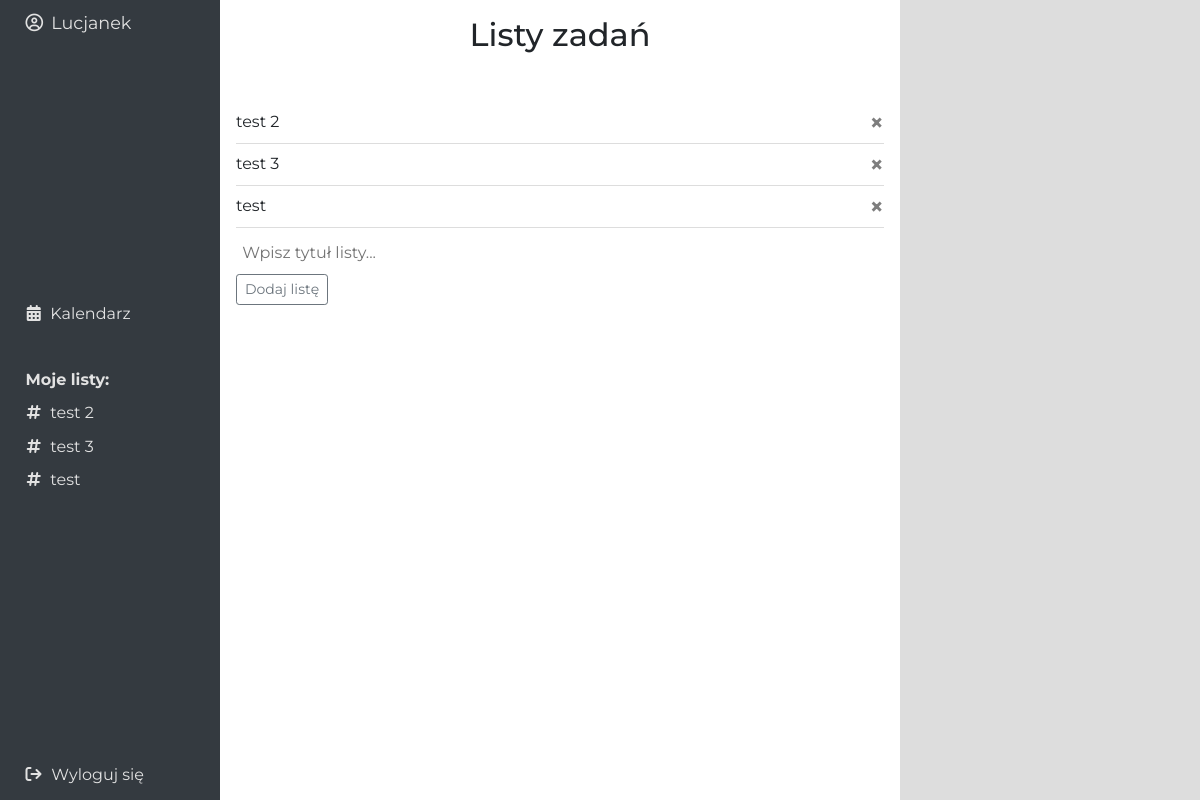
The page /home (signed in) on the database as committed earlier.
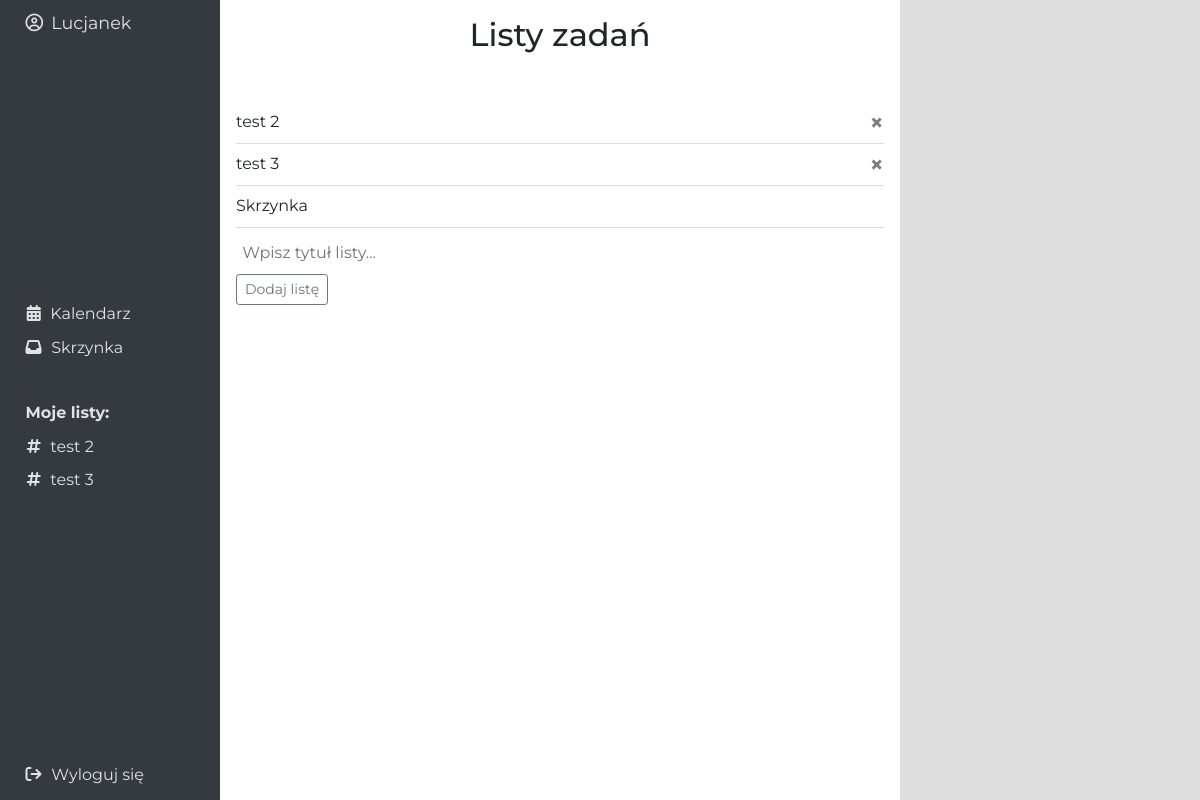
The same page on the database as committed later.
### website/models.py (models this page shows)
class List(db.Model):
    id = db.Column(db.Integer, primary_key=True)
    list_title = db.Column(db.String(150))
    user_id = db.Column(db.Integer, db.ForeignKey('user.id'))
    tasks = db.relationship('Task', backref='list', cascade='all, delete-orphan', lazy=True)
    is_default = db.Column(db.Boolean, default=False)

### website/views.py (the view, shortened to what this page needs)
@views.route('/home', methods=['GET', 'POST'])
@login_required
def home():
    user_lists = List.query.filter_by(user_id=current_user.id).all()
    response = make_response(render_template('home.html', user=current_user, lists=user_lists))
    response.headers["Cache-Control"] = "no-cache, no-store, must-revalidate"
    response.headers["Pragma"] = "no-cache"
    response.headers["Expires"] = "0"
    return response

### website/__init__.py (called while the page is built)
def create_app():
    app = Flask(__name__)
    app.config['SECRET_KEY'] = 'abc'
    app.config['SQLALCHEMY_DATABASE_URI'] = f'sqlite:///{DB_NAME}'
    db.init_app(app)
    migrate = Migrate(app, db)
    from .views import views
    from .auth import auth
    app.register_blueprint(views, url_prefix='/')
    app.register_blueprint(auth, url_prefix='/')
    from .models import User, List
    create_database(app)
    login_manager = LoginManager()
    login_manager.login_view = 'auth.login'
    login_manager.init_app(app)
    @login_manager.user_loader
    def load_user(id):
        return User.query.get(int(id))
    return app

### website/templates/home.html (shortened to what this page needs)
{% extends "base.html" %}
{% block head %}
<link href="{{ url_for('static', filename='home.css') }}" rel="stylesheet" />
{% endblock %}
{% block content%}
<h2 class="title">Listy zadań</h2>
<div class="list-container">
<ul class="list" id="lists">
  {% for list in lists %}
  <li class="item">
    <a id="list" href="{{ url_for('views.show_list', list_id=list.id) }}" class="list-title">{{ list.list_title }}</a>
    {% if not list.is_default %}
      <button type="button" class="close" onClick="deleteList({{ list.id }})">
        <span aria-hidden="true">&times;</span>
      </button>
    {% endif %}
  </li>
  {% endfor %}
</ul>
<form method="POST">
  <input type="text" name="list_title" id="list_title" class="list-title-input" value="" autocomplete="off" placeholder="Wpisz tytuł listy..." required>
  <br />
  <div>
    <button type="submit" class="btn btn-outline-secondary btn-sm">Dodaj listę</button>
  </div>
</form>
</div>
{% endblock %}

### website/templates/base.html (shortened to what this page needs)
<!DOCTYPE html>
<html lang="pl">
  <head>
    <link
      rel="stylesheet"
      href="https://stackpath.bootstrapcdn.com/bootstrap/4.4.1/css/bootstrap.min.css"
    />
    <link
      rel="stylesheet"
      href="https://cdnjs.cloudflare.com/ajax/libs/font-awesome/6.5.0/css/all.min.css"
    />
    <link
      rel="stylesheet"
      href="https://stackpath.bootstrapcdn.com/font-awesome/4.7.0/css/font-awesome.min.css"
    />
    <link href="{{ url_for('static', filename='base.css') }}" rel="stylesheet" />
    {% block head %}{% endblock %}
  </head>
  <body>
  <div class="wrapper">
    <nav class="navbar navbar-dark bg-dark">
      {% if user.is_authenticated %}
        <div class="user">
          <p class="user-name"><i class="fa-regular fa-circle-user"></i>{{user.first_name}}</p>
        </div>
        <div class="nav">
          <div class=" nav-main">
            <button class="nav-button"><a class="link" id="home" href="/calendar"><i class="fa-solid fa-calendar"></i>Kalendarz</a></button>
            {% for list in user.lists if list.is_default %}
              <button class="nav-button"><a class="link" id="list" href="{{ url_for('views.show_list', list_id=list.id) }}"><i class="fa-solid fa-inbox"></i>{{ list.list_title }}</a></button>
            {% endfor %}
          </div>
          <div class="nav-lists">
            <button class="nav-button nav-button--my-lists"><a class="link" id="home" href="/home">Moje listy:</a></button>
            {% for list in user.lists if not list.is_default%}
            <button class="nav-button"><a class="link" id="list" href="{{ url_for('views.show_list', list_id=list.id) }}"><i class="fa-solid fa-hashtag"></i>{{ list.list_title }}</a></button>
            {% endfor %}
          </div>
        </div>
        <div class="logout">
          <button class="nav-button nav-button--logout"><a class="link" id="logout" href="/logout"><i class="fa-solid fa-arrow-right-from-bracket"></i>Wyloguj się</a></button>
        </div>
      {% else %}
        <button class="nav-button"><a class="link" id="login" href="/login">Zaloguj się</a></button>
        <button class="nav-button"><a class="link" id="signUp" href="/sign-up">Zarejestruj się</a></button>
      {% endif %}
    </nav>
    <main class="main-content">
      {% block content %} {% endblock %}
    </main>
    <div class="plant-container">
    </div>
  </div>
  </body>
</html>

Rows that differ between the two databases and show on the page:
removed List: list_title "test"
added List: list_title "Skrzynka"
